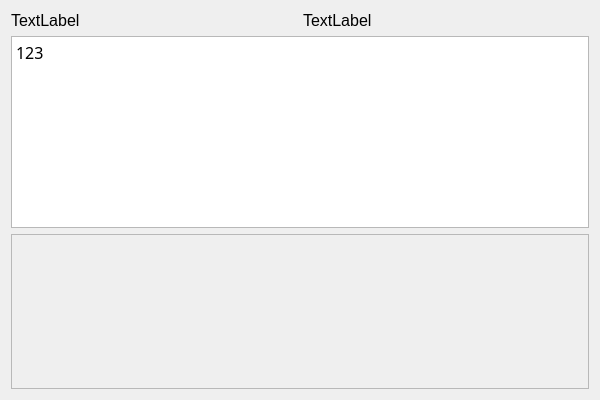
<?xml version="1.0" encoding="UTF-8"?>
<ui version="4.0">
 <class>HoleBrowserClass</class>
 <widget class="QWidget" name="HoleBrowserClass">
  <property name="geometry">
   <rect>
    <x>0</x>
    <y>0</y>
    <width>600</width>
    <height>400</height>
   </rect>
  </property>
  <property name="sizePolicy">
   <sizepolicy hsizetype="Preferred" vsizetype="Expanding">
    <horstretch>0</horstretch>
    <verstretch>0</verstretch>
   </sizepolicy>
  </property>
  <property name="windowTitle">
   <string>HoleBrowser</string>
  </property>
  <layout class="QVBoxLayout" name="verticalLayout">
   <item>
    <layout class="QHBoxLayout" name="horizontalLayout">
     <item>
      <widget class="QLabel" name="ID">
       <property name="sizePolicy">
        <sizepolicy hsizetype="Preferred" vsizetype="Maximum">
         <horstretch>0</horstretch>
         <verstretch>0</verstretch>
        </sizepolicy>
       </property>
       <property name="font">
        <font>
         <family>Microsoft YaHei UI</family>
         <pointsize>12</pointsize>
        </font>
       </property>
       <property name="text">
        <string>TextLabel</string>
       </property>
      </widget>
     </item>
     <item>
      <widget class="QLabel" name="time">
       <property name="sizePolicy">
        <sizepolicy hsizetype="Preferred" vsizetype="Maximum">
         <horstretch>0</horstretch>
         <verstretch>0</verstretch>
        </sizepolicy>
       </property>
       <property name="font">
        <font>
         <family>Microsoft YaHei UI</family>
         <pointsize>12</pointsize>
        </font>
       </property>
       <property name="text">
        <string>TextLabel</string>
       </property>
      </widget>
     </item>
    </layout>
   </item>
   <item>
    <widget class="QTextBrowser" name="root">
     <property name="sizePolicy">
      <sizepolicy hsizetype="Expanding" vsizetype="Preferred">
       <horstretch>0</horstretch>
       <verstretch>0</verstretch>
      </sizepolicy>
     </property>
     <property name="font">
      <font>
       <family>Microsoft YaHei</family>
       <pointsize>12</pointsize>
      </font>
     </property>
     <property name="html">
      <string>&lt;!DOCTYPE HTML PUBLIC &quot;-//W3C//DTD HTML 4.0//EN&quot; &quot;http://www.w3.org/TR/REC-html40/strict.dtd&quot;&gt;
&lt;html&gt;&lt;head&gt;&lt;meta name=&quot;qrichtext&quot; content=&quot;1&quot; /&gt;&lt;style type=&quot;text/css&quot;&gt;
p, li { white-space: pre-wrap; }
&lt;/style&gt;&lt;/head&gt;&lt;body style=&quot; font-family:'Microsoft YaHei'; font-size:12pt; font-weight:400; font-style:normal;&quot;&gt;
&lt;p style=&quot; margin-top:0px; margin-bottom:0px; margin-left:0px; margin-right:0px; -qt-block-indent:0; text-indent:0px;&quot;&gt;123&lt;/p&gt;&lt;/body&gt;&lt;/html&gt;</string>
     </property>
    </widget>
   </item>
   <item>
    <widget class="QScrollArea" name="scrollArea">
     <property name="sizePolicy">
      <sizepolicy hsizetype="Preferred" vsizetype="Preferred">
       <horstretch>0</horstretch>
       <verstretch>0</verstretch>
      </sizepolicy>
     </property>
     <property name="widgetResizable">
      <bool>true</bool>
     </property>
     <widget class="QWidget" name="scrollAreaWidgetContents">
      <property name="enabled">
       <bool>true</bool>
      </property>
      <property name="geometry">
       <rect>
        <x>0</x>
        <y>0</y>
        <width>580</width>
        <height>87</height>
       </rect>
      </property>
      <property name="sizePolicy">
       <sizepolicy hsizetype="Preferred" vsizetype="Preferred">
        <horstretch>0</horstretch>
        <verstretch>0</verstretch>
       </sizepolicy>
      </property>
      <property name="minimumSize">
       <size>
        <width>0</width>
        <height>0</height>
       </size>
      </property>
      <layout class="QVBoxLayout" name="comments">
       <property name="leftMargin">
        <number>0</number>
       </property>
       <property name="topMargin">
        <number>0</number>
       </property>
       <property name="rightMargin">
        <number>0</number>
       </property>
       <property name="bottomMargin">
        <number>0</number>
       </property>
      </layout>
     </widget>
    </widget>
   </item>
  </layout>
 </widget>
 <layoutdefault spacing="6" margin="11"/>
 <resources/>
 <connections/>
</ui>
